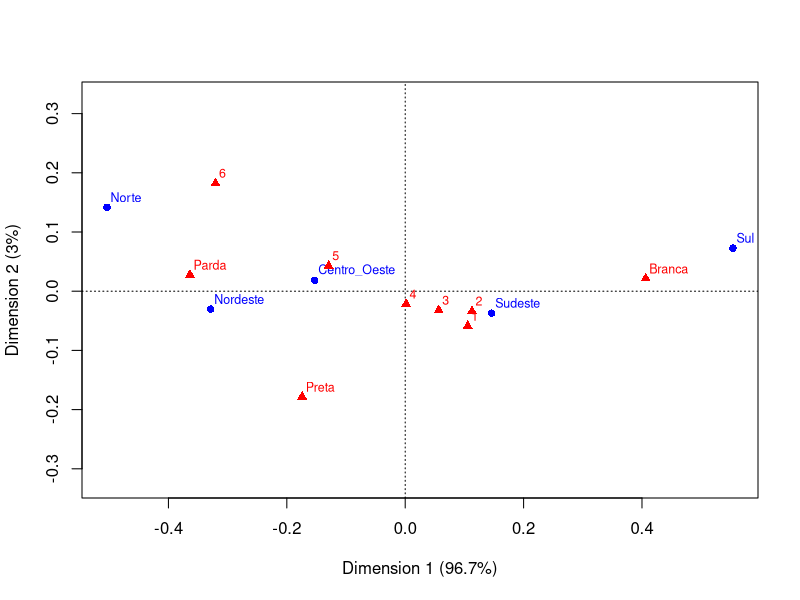
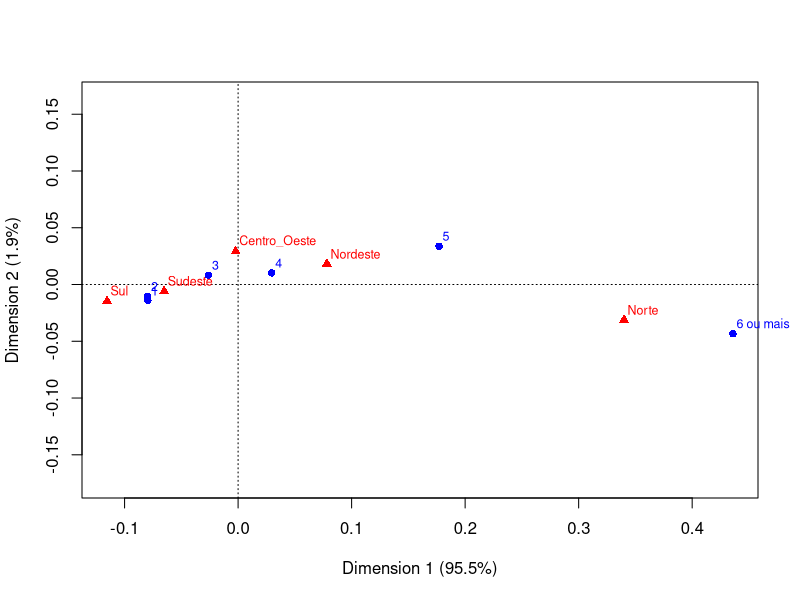
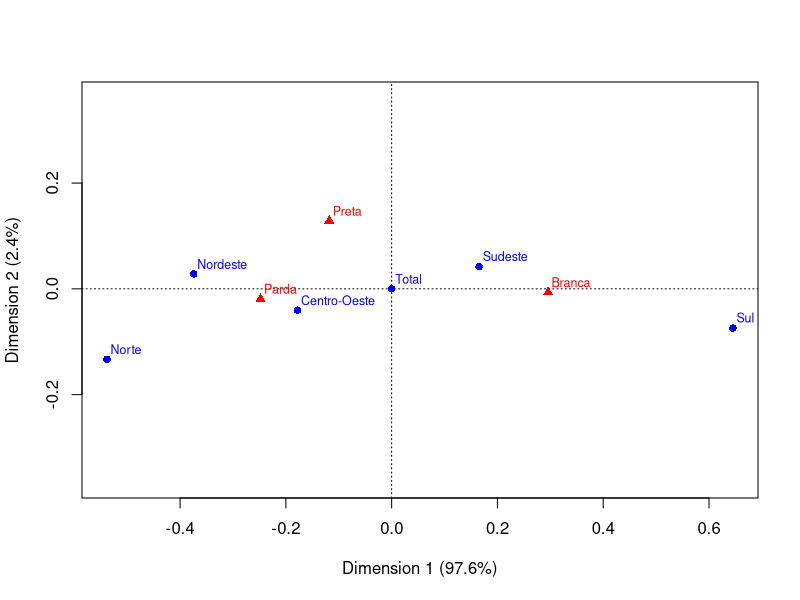

Here is the R script that generated these plots, in order:
## ---- chunk 1
#| echo: false
#| message: false
#| warning: false
#| tbl-cap: "Tabela 6.45: Número de moradores versus região"

library(knitr)
library(kableExtra)
library(dplyr)
library(psych)
library(ca)

tab645 <- data.frame(
  Moradores = c("1", "2", "3", "4", "5", "6 ou mais", "Total"),
  Norte = c(627, 1105, 1269, 1119, 605, 561, 5286),
  Nordeste = c(2592, 4475, 5015, 3699, 1681, 1054, 18516),
  Sudeste = c(4918, 8301, 8228, 6067, 2144, 1082, 30740),
  Sul = c(1680, 3089, 2975, 1933, 686, 305, 10668),
  Centro_Oeste = c(772, 1447, 1409, 1120, 463, 223, 5434),
  Total = c(10589, 18417, 18896, 13938, 5579, 3225, 70644)
)

tab645 |>
  kable(
    format = "latex",
    booktabs = TRUE,
    align = c("l", rep("c", 6)),
    format.args = list(big.mark = ".")
  ) |>
  kable_styling(
    latex_options = "HOLD_position"
  )

## ---- chunk 2
#| echo: false
#| message: false
#| warning: false
#| tbl-cap: "Tabela 6.46: Região versus raça"

tab646 <- data.frame(
  Regiao = c("Norte", "Nordeste", "Sudeste", "Sul", "Centro-Oeste", "Total"),
  Branca = c(3279, 14190, 45438, 22813, 5746, 91466),
  Preta = c(1388, 6572, 8580, 1321, 1437, 19298),
  Parda = c(13640, 36323, 34642, 6041, 9256, 99902),
  Total = c(18307, 57085, 88660, 30175, 16439, 210666)
)

tab646 |>
  kable(
    format = "latex",
    booktabs = TRUE,
    align = c("l", rep("c", 4)),
    format.args = list(big.mark = ".")
  ) |>
  kable_styling(
    latex_options = "HOLD_position"
  )
## ---- chunk 3
#| echo: false
#| message: false
#| warning: false
#| fig-cap: "Mapa de Correspondências - moradores x regiao x cor/raça - justaposta"
#| fig-height: 5
#| fig-width: 6
#| label: fig-justa
#| fig-pos: H

tab1 <- t(as.matrix(tab645[1:6, 2:6]))
tab2 <- as.matrix(tab646[1:5, 2:4])

tab_just <- cbind(tab1, tab2)

res_just <- ca(tab_just)

plot(res_just)
## ---- chunk 4
#| echo: false
#| fig-cap: "Mapa de correspondências: número de moradores x região"
#| fig-pos: H

tab645 <- data.frame(
  Moradores = c("1", "2", "3", "4", "5", "6 ou mais", "Total"),
  Norte = c(627, 1105, 1269, 1119, 605, 561, 5286),
  Nordeste = c(2592, 4475, 5015, 3699, 1681, 1054, 18516),
  Sudeste = c(4918, 8301, 8228, 6067, 2144, 1082, 30740),
  Sul = c(1680, 3089, 2975, 1933, 686, 305, 10668),
  Centro_Oeste = c(772, 1447, 1409, 1120, 463, 223, 5434),
  Total = c(10589, 18417, 18896, 13938, 5579, 3225, 70644)
)

rownames(tab645) <- tab645$Moradores
tab645$Moradores <- NULL

tab645_ca <- tab645[-nrow(tab645), -ncol(tab645)]

res_ca <- ca(tab645_ca)

plot(res_ca)

## ---- chunk 5
#| echo: false
#| fig-cap: "Mapa de correspondências: região x cor/raça"
#| fig-pos: H
#6.7

tab646 <- data.frame(
  Regiao = c("Norte", "Nordeste", "Sudeste", "Sul", "Centro-Oeste", "Total"),
  Branca = c(3279, 14190, 45438, 22813, 5746, 91466),
  Preta = c(1388, 6572, 8580, 1321, 1437, 19298),
  Parda = c(13640, 36323, 34642, 6041, 9256, 99902),
  Total = c(18307, 57085, 88660, 30175, 16439, 210666)
)

rownames(tab646) <- tab646$Regiao
tab646$Regiao <- NULL

tab646 <- tab646 %>% select(-Total)

res_646 <- ca(tab646)

plot(res_646)
